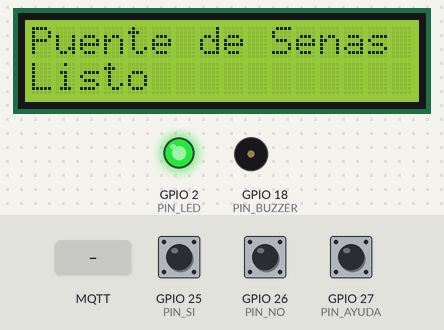
This sketch was run on a simulated ESP32. Parts: 16×2 character LCD, output pins drawn as LEDs (lit = HIGH), buzzer (waves = sounding). The inputs (shaded band) are chosen by the test bench; at power-on: GPIO 25 (PIN_SI) HIGH, GPIO 26 (PIN_NO) HIGH, GPIO 27 (PIN_AYUDA) HIGH. WiFi joins after 1.5 s; servers stay silent unless stated; random numbers use the default seed unless the sketch sets one; no MQTT or app messages arrive unless stated; what the sketch prints to the serial monitor is not drawn.

Above: at 2.7 s.
2.8 s: MQTT message "1" arrives on the first subscribed topic
At 3.6 s:
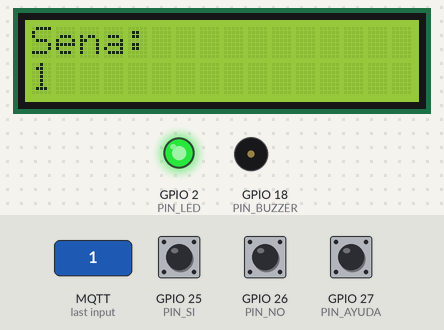
4.5 s: GPIO 25 (PIN_SI) pulled LOW for 1 s
At 5.7 s:
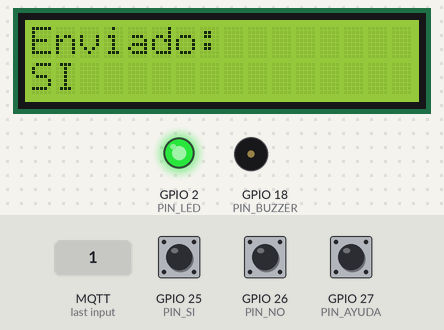
7.0 s: GPIO 26 (PIN_NO) pulled LOW for 3.2 s
At 10.8 s:
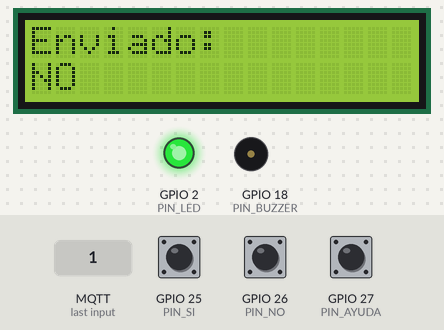
11.7 s: MQTT message "on" arrives on the first subscribed topic
At 12.8 s:
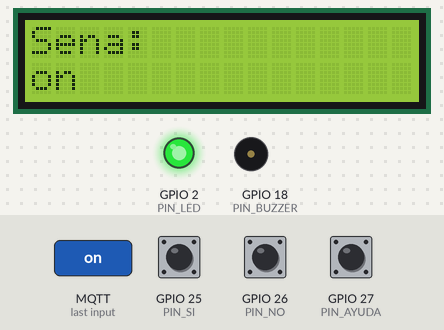
13.4 s: GPIO 27 (PIN_AYUDA) pulled LOW for 0.15 s
At 14.7 s:
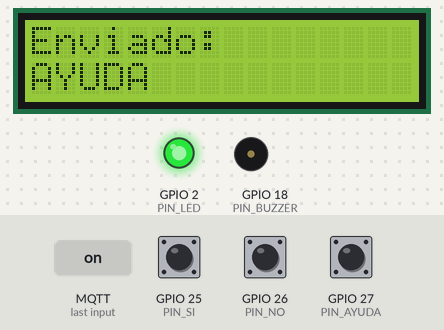
15.0 s: MQTT message "off" arrives on the first subscribed topic
At 16.6 s:
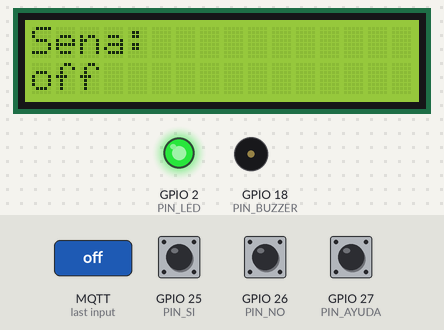
Timing chart, 0 to 17.7 s (numbered marks = the images above; inputs shaded):
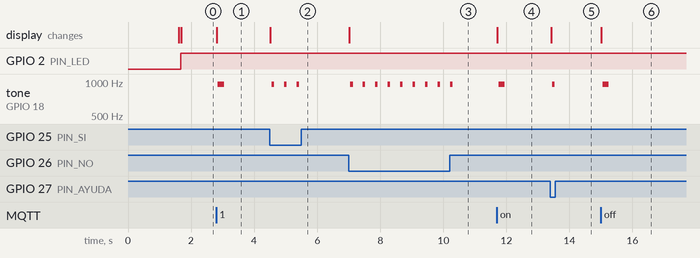

Measured:
- after the input at 2.8 s, tone on GPIO 18 (PIN_BUZZER): silent → 954 Hz after 0.05 s, → silent 0.20 s later; the display: changes at once (image 1)
- after the input at 4.5 s, tone on GPIO 18 (PIN_BUZZER): alternates 954 Hz for 0.08 s and silent for 0.32 s, 6 changes in all, then stays silent, starting after 0.06 s; the display: changes at once (image 2)
- after the input at 7.0 s, tone on GPIO 18 (PIN_BUZZER): alternates 954 Hz for 0.08 s and silent for 0.32 s, 18 changes in all, then stays silent, starting after 0.06 s; the display: changes at once (image 3)
- after the input at 11.7 s, tone on GPIO 18 (PIN_BUZZER): silent → 954 Hz after 0.05 s, → silent 0.20 s later; the display: changes at once (image 4)
- after the input at 13.4 s, tone on GPIO 18 (PIN_BUZZER): silent → 954 Hz after 0.06 s, → silent 0.08 s later; the display: changes at once (image 5)
- after the input at 15.0 s, tone on GPIO 18 (PIN_BUZZER): silent → 954 Hz after 0.05 s, → silent 0.20 s later; the display: changes at once (image 6)

The sketch:

sketch.ino
```cpp
/*
  Puente de Señas - ESP32 en Wokwi
  Recibe mensajes por MQTT y los muestra en la LCD.
  Publica las respuestas rápidas de los botones.
*/

#include <WiFi.h>
#include <PubSubClient.h>
#include <Wire.h>
#include <LiquidCrystal_I2C.h>

const char* ssid = "Wokwi-GUEST";
const char* password = "";
const char* mqtt_server = "broker.mqttdashboard.com";

// Tópicos
const char* TOPIC_SENAS     = "pau/puente/senas";
const char* TOPIC_MENSAJE   = "pau/puente/mensaje";
const char* TOPIC_RESPUESTA = "pau/puente/respuesta";  // ESP32 -> Streamlit (botones)

// Pines
const int PIN_LED = 2;
const int PIN_BUZZER = 18;
const int PIN_SI = 25;
const int PIN_NO = 26;
const int PIN_AYUDA = 27;

LiquidCrystal_I2C lcd(0x27, 16, 2);
WiFiClient espClient;
PubSubClient client(espClient);

// Para el desplazamiento de textos largos
String textoActual = "";
unsigned long ultimoScroll = 0;
int posScroll = 0;

unsigned long ultimoBoton = 0;

void beep(int ms) {
  unsigned long fin = millis() + ms;
  while (millis() < fin) {
    digitalWrite(PIN_BUZZER, HIGH);
    delayMicroseconds(500);
    digitalWrite(PIN_BUZZER, LOW);
    delayMicroseconds(500);
  }
}

void mostrar(const String& titulo, const String& texto) {
  lcd.clear();
  lcd.setCursor(0, 0);
  lcd.print(titulo.substring(0, 16));
  textoActual = texto;
  posScroll = 0;
  lcd.setCursor(0, 1);
  lcd.print(texto.substring(0, 16));
}

void actualizarScroll() {
  if (textoActual.length() <= 16) return;
  if (millis() - ultimoScroll < 400) return;
  ultimoScroll = millis();
  String ventana = textoActual + "   ";
  String vista = (ventana + ventana).substring(posScroll, posScroll + 16);
  lcd.setCursor(0, 1);
  lcd.print(vista);
  posScroll = (posScroll + 1) % ventana.length();
}

void callback(char* topic, byte* payload, unsigned int length) {
  String msg = "";
  for (unsigned int i = 0; i < length; i++) msg += (char)payload[i];
  Serial.print(topic); Serial.print(" -> "); Serial.println(msg);

  if (String(topic) == TOPIC_SENAS) {
    mostrar("Sena:", msg);
  } else if (String(topic) == TOPIC_MENSAJE) {
    mostrar("Mensaje:", msg);
  }
  beep(200);
}

void setup_wifi() {
  Serial.print("Conectando a "); Serial.println(ssid);
  WiFi.begin(ssid, password);
  while (WiFi.status() != WL_CONNECTED) {
    delay(500);
    Serial.print(".");
  }
  Serial.println("\nWiFi conectado");
}

void reconnect() {
  while (!client.connected()) {
    digitalWrite(PIN_LED, LOW);
    mostrar("Conectando MQTT", "...");
    String clientId = "PuenteSenas-" + String(random(0xffff), HEX);
    if (client.connect(clientId.c_str())) {
      Serial.println("MQTT conectado");
      client.subscribe(TOPIC_SENAS);
      client.subscribe(TOPIC_MENSAJE);
      digitalWrite(PIN_LED, HIGH);
      mostrar("Puente de Senas", "Listo");
    } else {
      Serial.print("falla, rc="); Serial.println(client.state());
      delay(3000);
    }
  }
}

void enviarRespuesta(const char* texto) {
  client.publish(TOPIC_RESPUESTA, texto);
  mostrar("Enviado:", texto);
  beep(80);
}

void setup() {
  Serial.begin(115200);
  pinMode(PIN_LED, OUTPUT);
  pinMode(PIN_BUZZER, OUTPUT);
  pinMode(PIN_SI, INPUT_PULLUP);
  pinMode(PIN_NO, INPUT_PULLUP);
  pinMode(PIN_AYUDA, INPUT_PULLUP);

  lcd.init();
  lcd.backlight();
  mostrar("Puente de Senas", "Iniciando...");

  setup_wifi();
  client.setServer(mqtt_server, 1883);
  client.setCallback(callback);
}

void loop() {
  if (!client.connected()) reconnect();
  client.loop();
  actualizarScroll();

  // Botones (activos en LOW) con pausa anti-rebote
  if (millis() - ultimoBoton > 300) {
    if (digitalRead(PIN_SI) == LOW)         { enviarRespuesta("SI");    ultimoBoton = millis(); }
    else if (digitalRead(PIN_NO) == LOW)    { enviarRespuesta("NO");    ultimoBoton = millis(); }
    else if (digitalRead(PIN_AYUDA) == LOW) { enviarRespuesta("AYUDA"); ultimoBoton = millis(); }
  }
}
```
